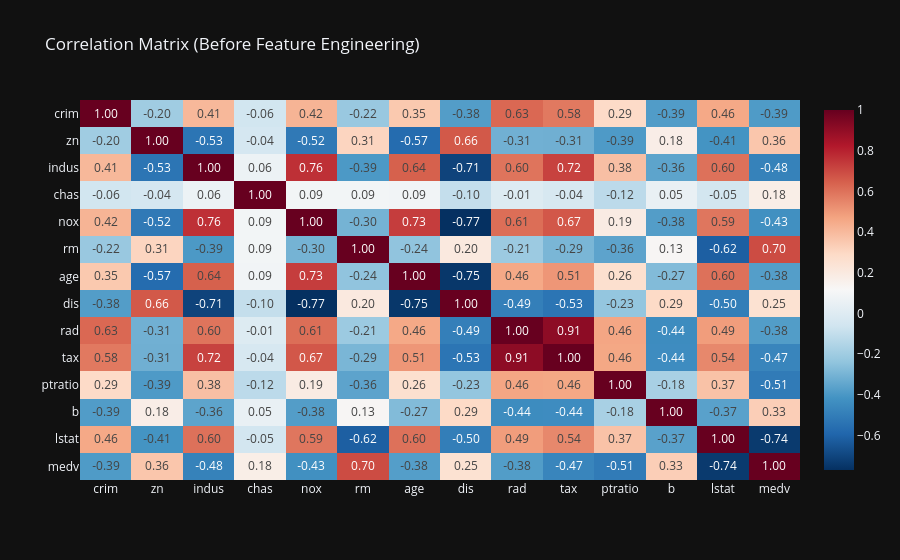

Notebook code for this chart:
### Code cell
# Inspect to check check for multicollinearity and relationships between features using a correlation matrix
numeric_cols = df_Boston_copy.select_dtypes(include=[np.number])
corr_matrix = numeric_cols.corr()

fig_corr = px.imshow(corr_matrix, 
                     text_auto=".2f", 
                     aspect="auto",
                     color_continuous_scale='RdBu_r',
                     template='plotly_dark',
                     title='Correlation Matrix (Before Feature Engineering)',)
fig_corr.show()

### Figure 1 — Plotly figure (JSON) as saved in the notebook; plotly's stock layout.template omitted (floating-point values rounded to 4 significant figures; data arrays with more than 128 entries replaced by an {"elided": "..."} marker saying what was removed)
{"data": [{"coloraxis": "coloraxis", "hovertemplate": "x: %{x}<br>y: %{y}<br>color: %{z}<extra></extra>", "name": "0", "texttemplate": "%{z:.2f}", "type": "heatmap", "x": ["crim", "zn", "indus", "chas", "nox", "rm", "age", "dis", "rad", "tax", "ptratio", "b", "lstat", "medv"], "xaxis": "x", "y": ["crim", "zn", "indus", "chas", "nox", "rm", "age", "dis", "rad", "tax", "ptratio", "b", "lstat", "medv"], "yaxis": "y", "z": {"elided": "14x14 float values"}}], "layout": {"coloraxis": {"colorscale": [[0, "rgb(5,48,97)"], [0.1, "rgb(33,102,172)"], [0.2, "rgb(67,147,195)"], [0.3, "rgb(146,197,222)"], [0.4, "rgb(209,229,240)"], [0.5, "rgb(247,247,247)"], [0.6, "rgb(253,219,199)"], [0.7, "rgb(244,165,130)"], [0.8, "rgb(214,96,77)"], [0.9, "rgb(178,24,43)"], [1, "rgb(103,0,31)"]]}, "title": {"text": "Correlation Matrix (Before Feature Engineering)"}, "xaxis": {"anchor": "y", "domain": [0, 1]}, "yaxis": {"anchor": "x", "autorange": "reversed", "domain": [0, 1]}}}
